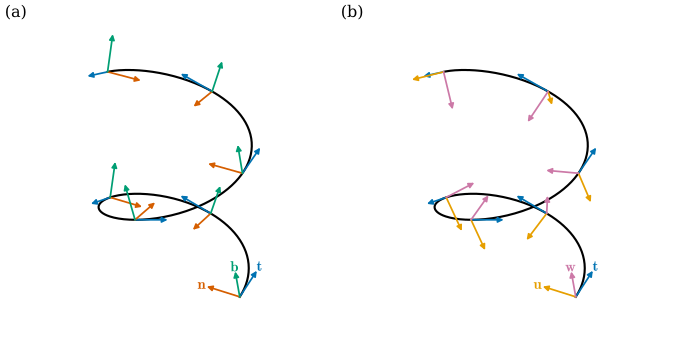

The script that saved this image:
"""Figure 37.3.1: the Frenet frame and a Bishop frame along the helix (a, b) = (1, 0.3).

(a) Frenet frames (t, n, b) at seven points of one and a half turns; (b) the Bishop frame (t, u, w) with u(0) = n(0):
u = cos(theta) n + sin(theta) b, w = -sin(theta) n + cos(theta) b with theta(s) = -tau s (Proposition 37.3.10).
Also writes an interactive plotly version (-interactive.html).

Run: PYTHONPATH=tools python3 chapters/37-curves-smooth-discrete/figures/fig-37-3-1-helix-frames.py
"""
import sys
from pathlib import Path

import numpy as np

sys.path.insert(0, str(Path(__file__).resolve().parents[1] / "lib"))
import dgfig  # noqa: E402
dgfig.setup()
import matplotlib.pyplot as plt  # noqa: E402

import dgmesh as dm  # noqa: E402
import ddg37  # noqa: E402

C = dgfig.COLORS
a, b = 1.0, 0.3
kap, tau = ddg37.helix_kappa_tau(a, b)
c = np.sqrt(a * a + b * b)


def frenet(s):
    """Example 5.3.3: gamma, t, n, b of the arc-length parametrized helix."""
    g = np.array([a * np.cos(s / c), a * np.sin(s / c), b * s / c])
    T = np.array([-a / c * np.sin(s / c), a / c * np.cos(s / c), b / c])
    N = -np.array([np.cos(s / c), np.sin(s / c), 0.0])
    B = np.array([b / c * np.sin(s / c), -b / c * np.cos(s / c), a / c])
    return g, T, N, B


S = np.linspace(0, 3 * np.pi * c, 7)
frames = []
for s in S:
    g, T, N, B = frenet(s)
    assert np.allclose(np.cross(T, N), B) and abs(np.dot(T, N)) < 1e-12
    th = -tau * s
    U = np.cos(th) * N + np.sin(th) * B
    W = -np.sin(th) * N + np.cos(th) * B
    assert np.allclose(np.cross(T, U), W)
    frames.append((g, T, N, B, U, W))
# Bishop check: u' has no w component, by finite differences
h = 1e-6
for s in (0.7, 2.3):
    def uw(s_):
        g, T, N, B = frenet(s_)
        th = -tau * s_
        return np.cos(th) * N + np.sin(th) * B, -np.sin(th) * N + np.cos(th) * B
    up = (uw(s + h)[0] - uw(s - h)[0]) / (2 * h)
    assert abs(np.dot(up, uw(s)[1])) < 1e-8

ss = np.linspace(0, 3 * np.pi * c, 400)
curve = np.array([frenet(s)[0] for s in ss])
SC = 0.5

fig = plt.figure(figsize=(7.0, 3.7))
for j, (title, kind) in enumerate([("(a)", "frenet"), ("(b)", "bishop")]):
    ax = dgfig.axes3d(fig, 121 + j, elev=30, azim=-60)
    dgfig.curve3d(ax, curve, lw=1.6)
    for k, (g, T, N, B, U, W) in enumerate(frames):
        lab = k == 0
        dgfig.arrow3d(ax, g, SC * T, role="tangent", label=r"$\mathbf{t}$" if lab else None, head=8, lw=1.3,
                      fontsize=11)
        if kind == "frenet":
            dgfig.arrow3d(ax, g, SC * N, role="normal", label=r"$\mathbf{n}$" if lab else None, head=8, lw=1.3,
                          fontsize=11)
            dgfig.arrow3d(ax, g, SC * B, role="third", label=r"$\mathbf{b}$" if lab else None, head=8, lw=1.3,
                          fontsize=11)
        else:
            dgfig.arrow3d(ax, g, SC * U, role="accent", label=r"$\mathbf{u}$" if lab else None, head=8, lw=1.3,
                          fontsize=11)
            dgfig.arrow3d(ax, g, SC * W, role="covector", label=r"$\mathbf{w}$" if lab else None, head=8, lw=1.3,
                          fontsize=11)
    dgfig.equal_aspect(ax, np.vstack([curve + 0.45, curve - 0.45]), zoom=1.3)
    ax.set_title(title, fontsize=12, loc="left")
fig.subplots_adjust(left=0, right=1, bottom=0, top=0.93, wspace=0.0)
dgfig.save(fig, __file__)

# interactive version: the helix with both frames at 13 points
import plotly.graph_objects as go  # noqa: E402

S2 = np.linspace(0, 3 * np.pi * c, 13)
tr = [go.Scatter3d(x=curve[:, 0], y=curve[:, 1], z=curve[:, 2], mode="lines", line=dict(color="#000000", width=4),
                   hoverinfo="skip", name="helix")]
P = np.array([frenet(s)[0] for s in S2])
for idx, (col, name) in enumerate([(C["tangent"], "t"), (C["normal"], "n (Frenet)"), (C["third"], "b (Frenet)")]):
    D = np.array([frenet(s)[1 + idx] for s in S2]) * SC
    tr += dm.plotly_arrows(P, D, color=col, cone=0.12, name=name)
U2 = np.array([np.cos(-tau * s) * frenet(s)[2] + np.sin(-tau * s) * frenet(s)[3] for s in S2]) * SC
W2 = np.array([-np.sin(-tau * s) * frenet(s)[2] + np.cos(-tau * s) * frenet(s)[3] for s in S2]) * SC
tr += dm.plotly_arrows(P, U2, color=C["accent"], cone=0.12, name="u (Bishop)")
tr += dm.plotly_arrows(P, W2, color=C["covector"], cone=0.12, name="w (Bishop)")
dm.plotly_save(tr, __file__, "Helix (a, b) = (1, 0.3): Frenet frame t (blue), n (vermilion), b (green); "
               "Bishop frame u (orange), w (purple)", "fig-37-3-1")
